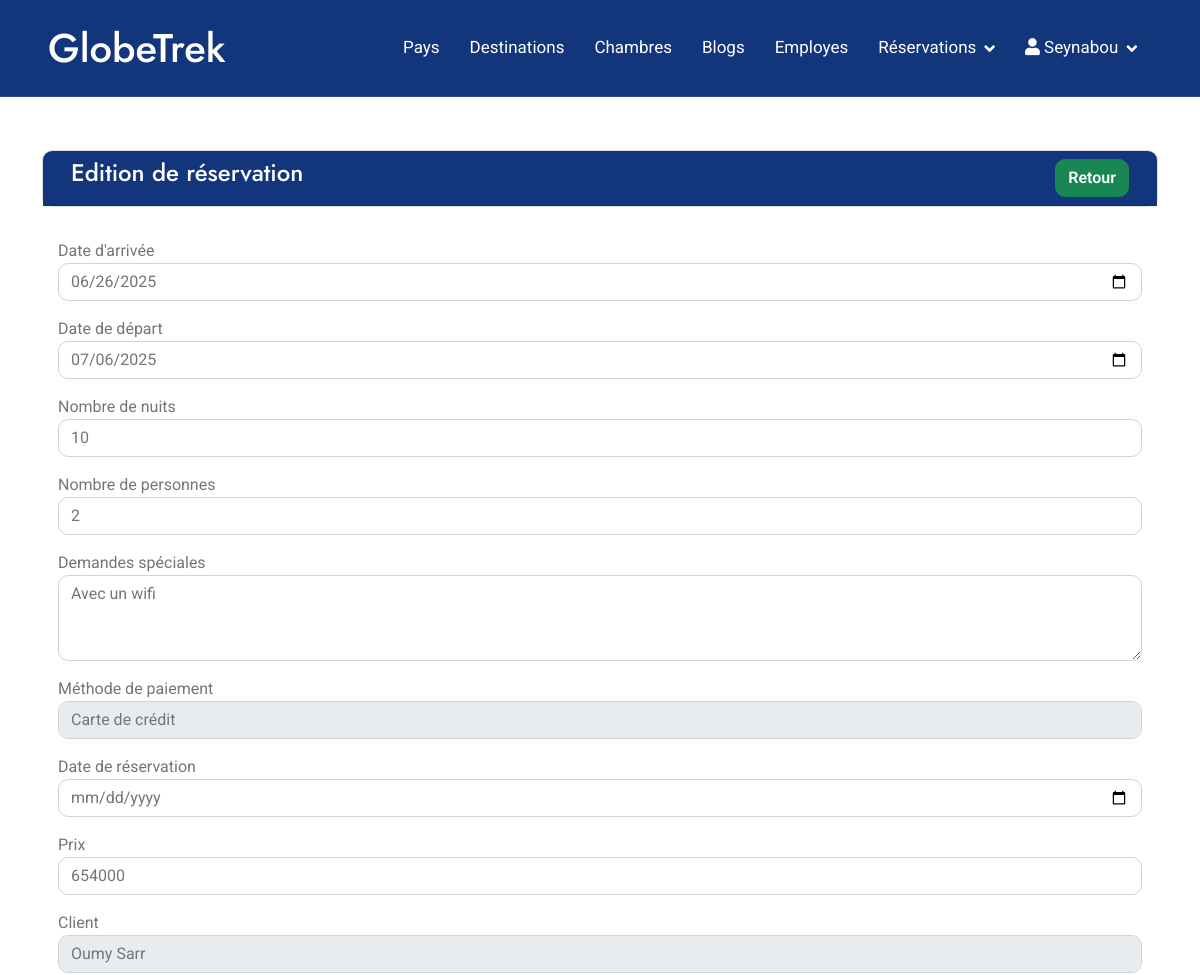
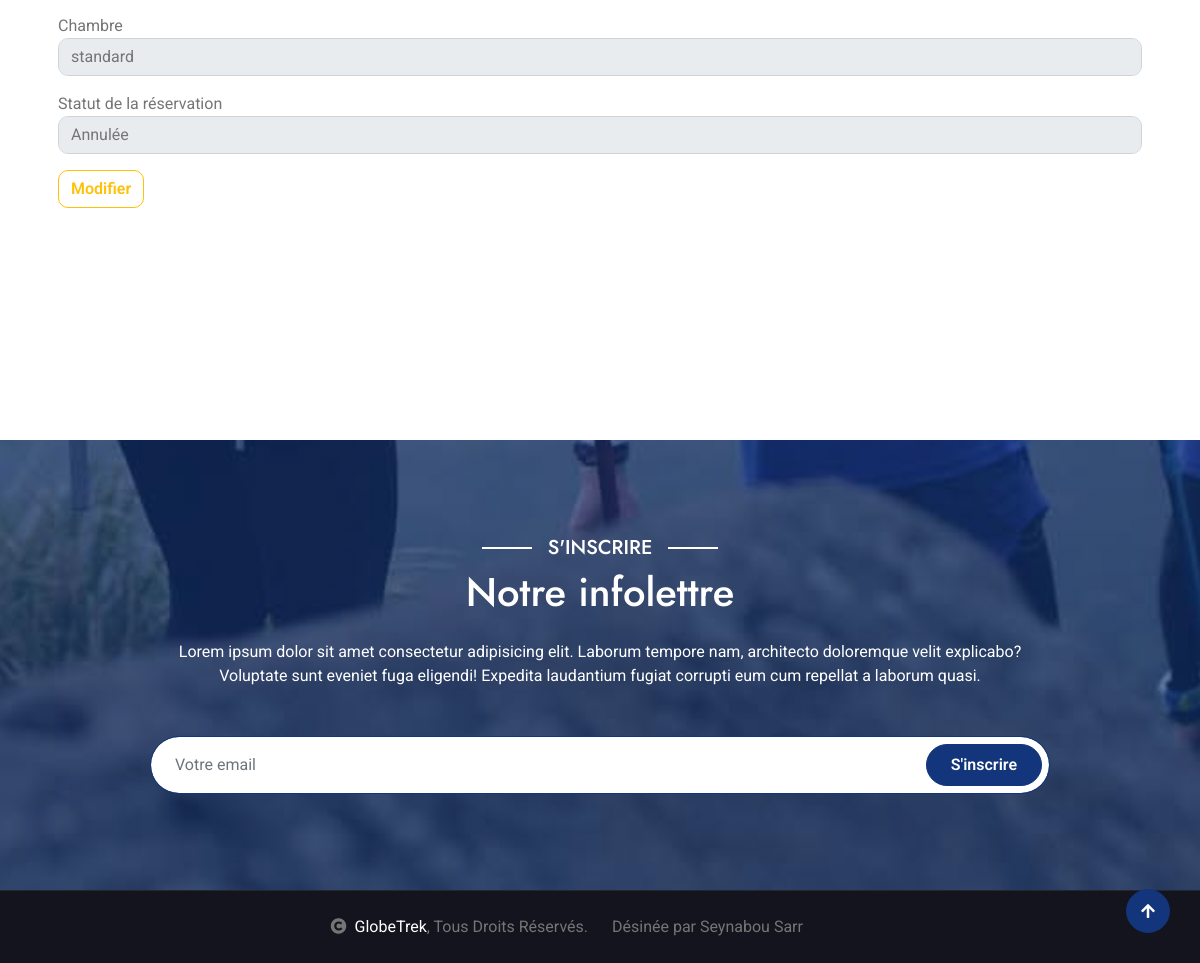
Screenshot of /?page=reservationAdmin&type=edit&id=7 (signed in) with the database file from the repository (2 pictures, top to bottom).
### tables this page shows
CREATE TABLE `reservations` (
  `id` int(11) NOT NULL,
  `reference` varchar(255) NOT NULL,
  `date_arrivee` date NOT NULL,
  `date_depart` date NOT NULL,
  `nombre_nuits` int(11) NOT NULL,
  `nombre_personnes` int(11) NOT NULL,
  `demandes_speciales` text NOT NULL,
  `methode_paiement` varchar(255) NOT NULL,
  `date_reservation` int(11) NOT NULL,
  `chambre_id` int(11) NOT NULL,
  `client_id` int(11) NOT NULL,
  `prix` double NOT NULL,
  `actions` varchar(255) NOT NULL
);

CREATE TABLE `chambres` (
  `id` int(11) NOT NULL,
  `nom` varchar(255) NOT NULL,
  `type` varchar(255) NOT NULL,
  `description` text NOT NULL,
  `capacite` varchar(100) NOT NULL,
  `prix` double NOT NULL,
  `image` varchar(255) NOT NULL,
  `disponible` varchar(255) NOT NULL
);

CREATE TABLE `users` (
  `id` int(11) NOT NULL,
  `prenom` varchar(255) NOT NULL,
  `nom` varchar(255) NOT NULL,
  `adresse` varchar(255) NOT NULL,
  `tel` varchar(255) NOT NULL,
  `email` varchar(255) NOT NULL,
  `mdp` varchar(255) NOT NULL,
  `role` varchar(255) NOT NULL
);

### models/database.php (called while the page is built, shortened)
<?php
try {
$db = new PDO("mysql:host=localhost;dbname=c10_globetrek", "root", "");
} catch (PDOException $e) {
    echo "Erreur: ".$e->getMessage()." a la ligne ".__LINE__;
}
function recupererTousLesClients(){
    global $db;
    try {
        $q = $db->prepare("SELECT * FROM users WHERE role =:role");
        $q->execute([
            "role" => "client"
        ]);
        return $q->fetchAll(PDO::FETCH_OBJ);
    }catch (PDOException $e) {
        setmessage ("Erreur: ".$e->getMessage()." a la ligne ".__LINE__, "danger");
    }
}
function recupererToutesLesChambres(){
    global $db;
    try {
        $q = $db->prepare("SELECT * FROM chambres");
        $q->execute();
        return $q->fetchAll(PDO::FETCH_OBJ);
    }catch (PDOException $e) {
        setmessage ("Erreur: ".$e->getMessage()." a la ligne ".__LINE__, "danger");
    }
}
function recupererUneReservation($id){
    global $db;
    try {
        $q = $db->prepare("
            SELECT
                r.*,
                c.nom AS chambre_nom,
                c.prix,
                r.date_arrivee,
                r.date_depart,
                r.nombre_nuits,
                r.nombre_personnes,
                r.demandes_speciales,
                r.methode_paiement,
                r.actions,
                r.reference,
                r.date_reservation,
                u.prenom AS client_prenom,
                u.nom AS client_nom,
                u.email AS email
            FROM reservations r
            JOIN chambres c ON r.chambre_id = c.id
            JOIN users u ON r.client_id = u.id
            WHERE r.id = :id
        ");
        $q->execute([
            "id" => $id
        ]);
        return $q->fetch(PDO::FETCH_OBJ);
    } catch (PDOException $e) {
        setmessage("Erreur: " . $e->getMessage() . " à la ligne " . __LINE__, "danger");
        return null;
    }
}

### views/reservationEdit.php (the view, shortened to what this page needs)
<div class="container" style="margin-top: 150px;">
    <div class="card container col-md-12">
        <div class="card-header row bg-primary text-white">
            <h4 class="col-md-10 text-white">Edition de réservation</h4>
            <div class="col-md-2 text-end">
                <a href="?page=reservationAdmin" class="btn btn-success">Retour</a>
            </div>
        </div>
    </div>
    <div class="card-body">
        <div class="row ">
            <form action="" method="post">
                <div class="form-group mt-3">
                    <label for="">Date d'arrivée</label>
                    <input type="date" name="date_arrivee" class="form-control" value="<?= htmlspecialchars($r->date_arrivee) ?>" required>
                </div>
                <div class="form-group mt-3">
                    <label for="">Date de départ</label>
                    <input type="date" name="date_depart" class="form-control" value="<?= htmlspecialchars($r->date_depart) ?>" required>
                </div>
                <div class="form-group mt-3">
                    <label for="">Nombre de nuits</label>
                    <input type="number" name="nombre_nuits" class="form-control" value="<?= htmlspecialchars($r->nombre_nuits) ?>" required>
                </div>
                <div class="form-group mt-3">
                    <label for="">Nombre de personnes</label>
                    <input type="number" name="nombre_personnes" class="form-control" value="<?= htmlspecialchars($r->nombre_personnes) ?>" required>
                </div>
                <div class="form-group mt-3">
                    <label for="">Demandes spéciales</label>
                    <textarea name="demandes_speciales" class="form-control" rows="3"><?= htmlspecialchars($r->demandes_speciales) ?></textarea>
                </div>
                <div class="form-group mt-3">
                    <label for="">Méthode de paiement</label>
                    <select name="methode_paiement" class="form-control" required>
                        <option value="Carte de crédit" <?= $r->methode_paiement == 'Carte de crédit' ? 'selected' : '' ?>>Carte de crédit</option>
                    </select>
                </div>
                <div class="form-group mt-3">
                    <label for="">Date de réservation</label>
                    <input type="date" name="date_reservation" class="form-control" value="<?= htmlspecialchars($r->date_reservation) ?>" required>
                </div>
                <div class="form-group mt-3">
                    <label for="">Prix</label>
                    <input type="number" name="prix" class="form-control" value="<?= htmlspecialchars($r->prix) ?>" required>
                </div>
                <div class="form-group mt-3">
                    <label for="">Client</label>
                    <select name="client_id" class="form-control" required>
                        <?php foreach ($clients as $c): ?>
                            <option value="<?= htmlspecialchars($c->id) ?>" <?= $c->id == $r->client_id ? 'selected' : '' ?>>
                                <?= htmlspecialchars($c->prenom . ' ' . $c->nom) ?>
                            </option>
                        <?php endforeach; ?>
                    </select>
                </div>
                <div class="form-group mt-3">
                    <label for="">Chambre</label>
                    <select name="chambre_id" class="form-control" required>
                        <?php foreach ($chambres as $ch): ?>
                            <option value="<?= htmlspecialchars($ch->id) ?>" <?= $ch->id == $r->chambre_id ? 'selected' : '' ?>>
                                <?= htmlspecialchars($ch->type) ?>
                            </option>
                        <?php endforeach; ?>
                    </select>
                </div>
                <div class="form-group mt-3">
                    <label for="">Statut de la réservation</label>
                    <select name="actions" class="form-control" required>
                        <option value="2" <?= $r->actions == 2 ? 'selected' : '' ?>>Annulée</option>
                    </select>
                </div>
                <div class="form-group mt-3">
                    <button type="submit" name="modifier" class="btn btn-outline-warning">Modifier</button>
                </div>
            </form>
        </div>
    </div>
</div>
  <div class="container-fluid subscribe py-5" style="margin-top: 200px;">
    <div class="container text-center py-5">
      <div class="mx-auto text-center" style="max-width: 900px;">
        <h5 class="subscribe-title px-3">S'inscrire</h5>
        <h1 class="text-white mb-4">Notre infolettre</h1>
        <p class="text-white mb-5">Lorem ipsum dolor sit amet consectetur adipisicing elit. Laborum tempore nam, architecto doloremque velit explicabo? Voluptate sunt eveniet fuga eligendi! Expedita laudantium fugiat corrupti eum cum repellat a laborum quasi.</p>
          <div class="position-relative mx-auto">
            <input class="form-control border-primary rounded-pill w-100 py-3 ps-4 pe-5" type="text" placeholder="Votre email">
            <button type="button" class="btn btn-primary rounded-pill position-absolute top-0 end-0 py-2 px-4 mt-2 me-2">S'inscrire</button>
          </div>
      </div>
    </div>
  </div>

### assets/css/style.css (style rules this page uses)
.btn { font-weight: 600; transition: .5s; }
.btn.btn-primary { box-shadow: inset 0 0 0 0 var(--bs-primary); }
.subscribe { background: linear-gradient(rgba(19, 53, 123, .6), rgba(19, 53, 123, .6)), url(../img/subscribe-img.jpg); background-attachment: fixed; background-position: center center; background-repeat: no-repeat; background-size: cover; }
.subscribe .subscribe-title { position: relative; display: inline-block; text-transform: uppercase; color: var(--bs-white); }
.subscribe .subscribe-title::before { content: ""; width: 50px; position: absolute; top: 50%; right: 0; transform: translateY(-50%); margin-right: -50px; border: 1px solid var(--bs-white) !important; }
.subscribe .subscribe-title::after { content: ""; width: 50px; position: absolute; top: 50%; left: 0; transform: translateY(-50%); margin-left: -50px; border: 1px solid var(--bs-white) !important; }

### rows the page displays
reservations: date_arrivee "06/26/2025", date_depart "07/06/2025", nombre_nuits "10", nombre_personnes "2", demandes_speciales "Avec un wifi", prix "654000", client_id "Oumy Sarr", chambre_id "standard", actions "Annulée"

### other values shown
$_SESSION["user"]->prenom "Seynabou"
